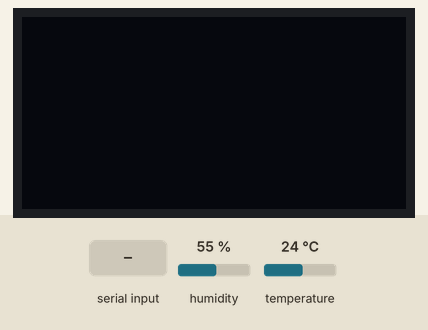
Bench run of a sketch on a simulated Arduino Uno, built with avr-gcc and run on an emulated ATmega328P. On the bench: 128×64 one-colour display. Inputs (shaded band) come from the test bench; at power-on: humidity 55 %, temperature 24 °C. What the sketch prints to the serial monitor is not drawn.

Above: at 1.2 s.
1.3 s: "t" received over the second serial link
At 3.8 s:
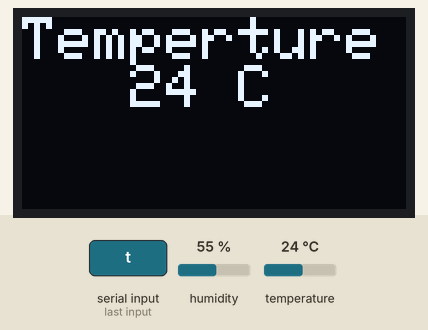
4.1 s: "h" received over the second serial link
At 5.2 s:
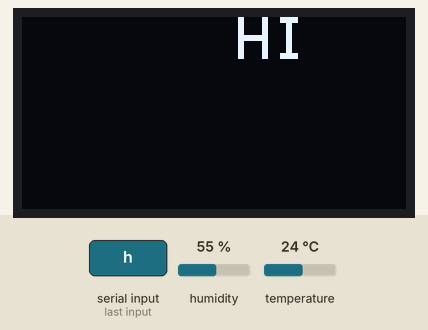
5.7 s: "9" received over the second serial link
At 6.4 s:
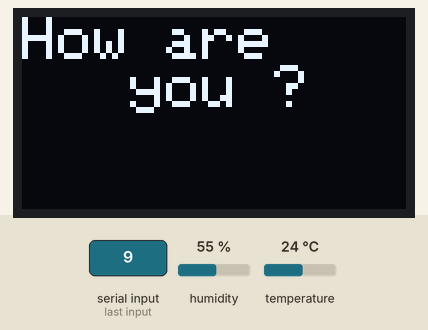
7.3 s: "0" received over the second serial link
At 8.6 s:
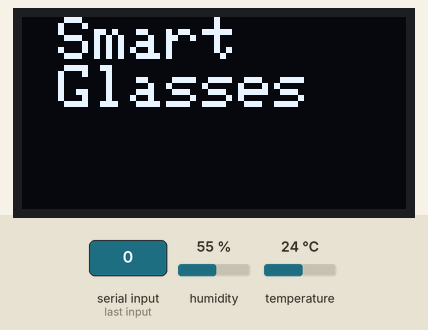
8.9 s: "8" received over the second serial link
At 9.9 s:
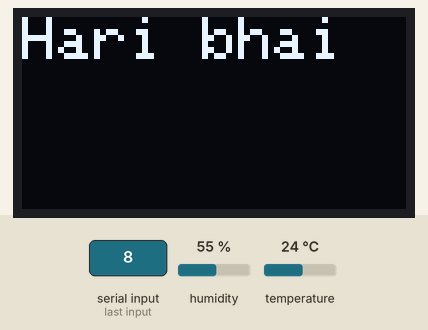
10.5 s: "7" received over the second serial link
At 11.1 s:
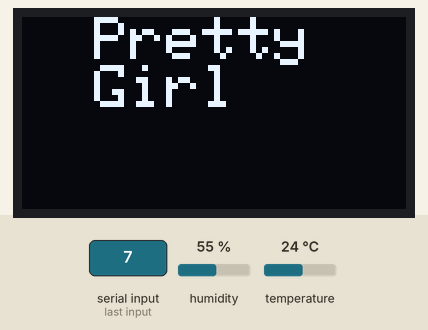
Timing chart, 0 to 13.1 s (numbered marks = the images above; inputs shaded):
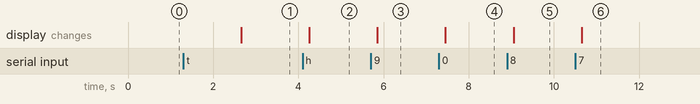

The sketch:

Smart_glasses.ino
```cpp
#include <dht11.h>
#include<SoftwareSerial.h>
#include <Wire.h>
#include <SPI.h>
#include <Adafruit_GFX.h>
#include <Adafruit_SSD1306.h>
char c;

SoftwareSerial bluetoothSerial(7, 8);
#define OLED_RESET LED_BUILTIN  //4
Adafruit_SSD1306 display(OLED_RESET);
dht11 DHT11; // create object of DHT11
#define dhtpin 3 // set the pin to connect to DHT11

void setup() {
  display.begin(SSD1306_SWITCHCAPVCC, 0x3C);
  bluetoothSerial.begin(9600);
  Serial.begin(115200);
   display.clearDisplay();
    display.display();
  }

void loop()
{ DHT11.read(dhtpin);// initialize the reading
  //code for Robojax.com video
  int humidity = DHT11.humidity;// get humidity
   Serial.print("Temperture");
   Serial.print(getTemp('C'));
   Serial.print("C ");
   Serial.print(" humidity:");
   Serial.print (humidity);
   Serial.println("% ");
   Serial.println();
   delay(500);
   display.setTextSize(2);
  display.setTextColor(WHITE);
  display.setCursor(0,0);

  if(bluetoothSerial.available()>0)
 {
  c=bluetoothSerial.read();

   Serial.print(c);
   if (c=='t')
    { display.clearDisplay();
      display.print("Temperture   ");
      display.print(getTemp('C'));
      display.print(" C");
      delay(1000);
}

  if (c=='h')
  {
     display.clearDisplay();
     display.println("      HI");
  }
  if (c=='c')
  {
    display.clearDisplay();

  }
   if (c=='9')
  {
     display.clearDisplay();
     display.println("How are      you ?");
  }
   if (c=='0')
  {
     display.clearDisplay();
     display.println(" Smart     Glasses");
  }
   if (c=='8')
  {
     display.clearDisplay();
     display.println("Hari bhai");
  }
   if (c=='7')
  {
     display.clearDisplay();
     display.println("  Pretty    Girl");
  }
   if (c=='4')
  {
     display.clearDisplay();
     display.println("");
  }

  display.display();
 }
}
int getTemp(char type) {
    int temp = (float)DHT11.temperature;//get temp

   return temp;
}
```

Measured:
- after the input at 1.3 s, the display: changes after 1.4 s (image 1)
- after the input at 4.1 s, the display: changes after 0.15 s (image 2)
- after the input at 5.7 s, the display: changes after 0.15 s (image 3)
- after the input at 7.3 s, the display: changes after 0.15 s (image 4)
- after the input at 8.9 s, the display: changes after 0.15 s (image 5)
- after the input at 10.5 s, the display: changes after 0.15 s (image 6)
